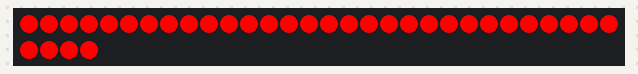
This sketch was run on a simulated Arduino Uno, built with avr-gcc and run on an emulated ATmega328P. Parts: 34 RGB LEDs in strip order, left to right, continuing on the next row. Dim RGB values are drawn brighter than linear.

Above: at 0.15 s.
At 4.72 s:
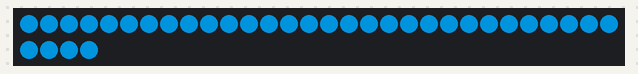
At 9.59 s:
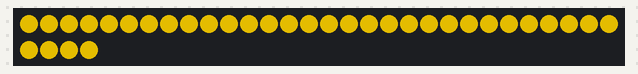
At 19.64 s:
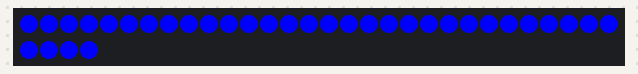
At 29.08 s:
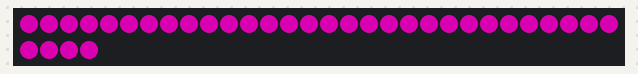
At 39.74 s:
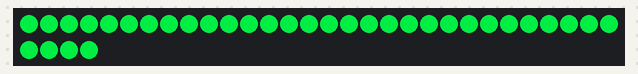

The sketch:

spectrum-fade.ino
```cpp
#include <FastLED.h>
#include <string.h>
#define LED_PIN     7
#define NUM_LEDS    34

//setup
int d = 10; //speed

CRGB leds[NUM_LEDS];
static uint8_t hue = 0;

void setup() {
  FastLED.addLeds<WS2812, LED_PIN, GRB>(leds, NUM_LEDS);
  Serial.begin(9600);
}

void loop(){
  //spectrum fade
  FastLED.showColor(CHSV(hue++, 255, 255));
  delay(d);
}
```
